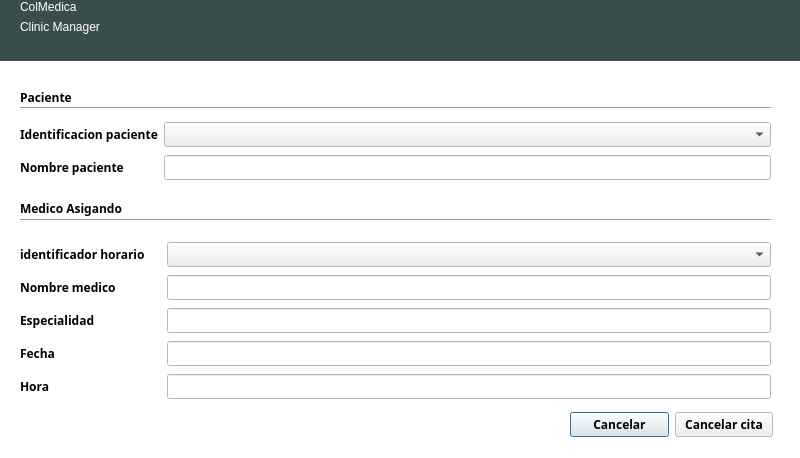
<?xml version="1.0" encoding="UTF-8"?>
<ui version="4.0">
 <class>DialogCancelarCita</class>
 <widget class="QDialog" name="DialogCancelarCita">
  <property name="geometry">
   <rect>
    <x>0</x>
    <y>0</y>
    <width>800</width>
    <height>458</height>
   </rect>
  </property>
  <property name="palette">
   <palette>
    <active>
     <colorrole role="Base">
      <brush brushstyle="SolidPattern">
       <color alpha="255">
        <red>255</red>
        <green>255</green>
        <blue>255</blue>
       </color>
      </brush>
     </colorrole>
     <colorrole role="Window">
      <brush brushstyle="SolidPattern">
       <color alpha="255">
        <red>255</red>
        <green>255</green>
        <blue>255</blue>
       </color>
      </brush>
     </colorrole>
    </active>
    <inactive>
     <colorrole role="Base">
      <brush brushstyle="SolidPattern">
       <color alpha="255">
        <red>255</red>
        <green>255</green>
        <blue>255</blue>
       </color>
      </brush>
     </colorrole>
     <colorrole role="Window">
      <brush brushstyle="SolidPattern">
       <color alpha="255">
        <red>255</red>
        <green>255</green>
        <blue>255</blue>
       </color>
      </brush>
     </colorrole>
    </inactive>
    <disabled>
     <colorrole role="Base">
      <brush brushstyle="SolidPattern">
       <color alpha="255">
        <red>255</red>
        <green>255</green>
        <blue>255</blue>
       </color>
      </brush>
     </colorrole>
     <colorrole role="Window">
      <brush brushstyle="SolidPattern">
       <color alpha="255">
        <red>255</red>
        <green>255</green>
        <blue>255</blue>
       </color>
      </brush>
     </colorrole>
    </disabled>
   </palette>
  </property>
  <property name="windowTitle">
   <string>Cancelar cita</string>
  </property>
  <property name="autoFillBackground">
   <bool>true</bool>
  </property>
  <widget class="QWidget" name="widget" native="true">
   <property name="geometry">
    <rect>
     <x>0</x>
     <y>70</y>
     <width>791</width>
     <height>381</height>
    </rect>
   </property>
   <property name="font">
    <font>
     <family>Ubuntu Condensed</family>
     <weight>75</weight>
     <bold>true</bold>
    </font>
   </property>
   <property name="autoFillBackground">
    <bool>true</bool>
   </property>
   <widget class="QLabel" name="label">
    <property name="geometry">
     <rect>
      <x>20</x>
      <y>20</y>
      <width>58</width>
      <height>15</height>
     </rect>
    </property>
    <property name="text">
     <string>Paciente</string>
    </property>
   </widget>
   <widget class="QWidget" name="layoutWidget_2">
    <property name="geometry">
     <rect>
      <x>20</x>
      <y>50</y>
      <width>751</width>
      <height>62</height>
     </rect>
    </property>
    <layout class="QGridLayout" name="gridLayout">
     <item row="0" column="0">
      <widget class="QLabel" name="labelIdentificacionPaciente">
       <property name="text">
        <string>Identificacion paciente</string>
       </property>
      </widget>
     </item>
     <item row="0" column="1">
      <widget class="QComboBox" name="comboBoxIdentificacionPaciente">
       <property name="font">
        <font>
         <weight>50</weight>
         <bold>false</bold>
        </font>
       </property>
      </widget>
     </item>
     <item row="1" column="0">
      <widget class="QLabel" name="labelNombrePaciente">
       <property name="text">
        <string>Nombre paciente</string>
       </property>
      </widget>
     </item>
     <item row="1" column="1">
      <widget class="QLineEdit" name="lineEditNombrePaciente">
       <property name="font">
        <font>
         <weight>50</weight>
         <bold>false</bold>
        </font>
       </property>
       <property name="dragEnabled">
        <bool>false</bool>
       </property>
       <property name="readOnly">
        <bool>true</bool>
       </property>
      </widget>
     </item>
    </layout>
   </widget>
   <widget class="QLabel" name="label_2">
    <property name="geometry">
     <rect>
      <x>20</x>
      <y>130</y>
      <width>141</width>
      <height>16</height>
     </rect>
    </property>
    <property name="text">
     <string>Medico Asigando</string>
    </property>
   </widget>
   <widget class="QWidget" name="layoutWidget">
    <property name="geometry">
     <rect>
      <x>20</x>
      <y>170</y>
      <width>751</width>
      <height>161</height>
     </rect>
    </property>
    <layout class="QGridLayout" name="gridLayout_2">
     <item row="4" column="0">
      <widget class="QLabel" name="labelHora">
       <property name="text">
        <string>Hora</string>
       </property>
      </widget>
     </item>
     <item row="2" column="1">
      <widget class="QLineEdit" name="lineEditEspecialidad">
       <property name="font">
        <font>
         <weight>50</weight>
         <bold>false</bold>
        </font>
       </property>
       <property name="readOnly">
        <bool>true</bool>
       </property>
      </widget>
     </item>
     <item row="1" column="1">
      <widget class="QLineEdit" name="lineEditNombreMedico">
       <property name="font">
        <font>
         <weight>50</weight>
         <bold>false</bold>
        </font>
       </property>
       <property name="readOnly">
        <bool>true</bool>
       </property>
      </widget>
     </item>
     <item row="2" column="0">
      <widget class="QLabel" name="labelEspecialidad">
       <property name="text">
        <string>Especialidad</string>
       </property>
      </widget>
     </item>
     <item row="0" column="0">
      <widget class="QLabel" name="labelIdentificadorHorario">
       <property name="text">
        <string>identificador horario     </string>
       </property>
      </widget>
     </item>
     <item row="1" column="0">
      <widget class="QLabel" name="labelNombreMedico">
       <property name="text">
        <string>Nombre medico</string>
       </property>
      </widget>
     </item>
     <item row="0" column="1">
      <widget class="QComboBox" name="comboBoxIdentificacionHorario">
       <property name="font">
        <font>
         <weight>50</weight>
         <bold>false</bold>
        </font>
       </property>
      </widget>
     </item>
     <item row="4" column="1">
      <widget class="QLineEdit" name="lineEditHora">
       <property name="font">
        <font>
         <weight>50</weight>
         <bold>false</bold>
        </font>
       </property>
       <property name="readOnly">
        <bool>true</bool>
       </property>
      </widget>
     </item>
     <item row="3" column="1">
      <widget class="QLineEdit" name="lineEditFecha">
       <property name="font">
        <font>
         <weight>50</weight>
         <bold>false</bold>
        </font>
       </property>
       <property name="readOnly">
        <bool>true</bool>
       </property>
      </widget>
     </item>
     <item row="3" column="0">
      <widget class="QLabel" name="labelFecha">
       <property name="text">
        <string>Fecha</string>
       </property>
      </widget>
     </item>
    </layout>
   </widget>
   <widget class="QWidget" name="layoutWidget_3">
    <property name="geometry">
     <rect>
      <x>570</x>
      <y>340</y>
      <width>203</width>
      <height>29</height>
     </rect>
    </property>
    <layout class="QHBoxLayout" name="horizontalLayout">
     <item>
      <widget class="QPushButton" name="pushButtonCancelar">
       <property name="text">
        <string>Cancelar</string>
       </property>
      </widget>
     </item>
     <item>
      <widget class="QPushButton" name="pushButtonAceptar">
       <property name="text">
        <string>Cancelar cita</string>
       </property>
      </widget>
     </item>
    </layout>
   </widget>
   <widget class="Line" name="line_2">
    <property name="geometry">
     <rect>
      <x>20</x>
      <y>30</y>
      <width>751</width>
      <height>16</height>
     </rect>
    </property>
    <property name="orientation">
     <enum>Qt::Horizontal</enum>
    </property>
   </widget>
   <widget class="Line" name="line">
    <property name="geometry">
     <rect>
      <x>20</x>
      <y>140</y>
      <width>751</width>
      <height>20</height>
     </rect>
    </property>
    <property name="orientation">
     <enum>Qt::Horizontal</enum>
    </property>
   </widget>
  </widget>
  <widget class="QWidget" name="widget_2" native="true">
   <property name="geometry">
    <rect>
     <x>0</x>
     <y>0</y>
     <width>801</width>
     <height>61</height>
    </rect>
   </property>
   <property name="palette">
    <palette>
     <active>
      <colorrole role="WindowText">
       <brush brushstyle="SolidPattern">
        <color alpha="255">
         <red>255</red>
         <green>255</green>
         <blue>255</blue>
        </color>
       </brush>
      </colorrole>
      <colorrole role="Base">
       <brush brushstyle="SolidPattern">
        <color alpha="255">
         <red>255</red>
         <green>255</green>
         <blue>255</blue>
        </color>
       </brush>
      </colorrole>
      <colorrole role="Window">
       <brush brushstyle="SolidPattern">
        <color alpha="255">
         <red>57</red>
         <green>77</green>
         <blue>76</blue>
        </color>
       </brush>
      </colorrole>
     </active>
     <inactive>
      <colorrole role="WindowText">
       <brush brushstyle="SolidPattern">
        <color alpha="255">
         <red>255</red>
         <green>255</green>
         <blue>255</blue>
        </color>
       </brush>
      </colorrole>
      <colorrole role="Base">
       <brush brushstyle="SolidPattern">
        <color alpha="255">
         <red>255</red>
         <green>255</green>
         <blue>255</blue>
        </color>
       </brush>
      </colorrole>
      <colorrole role="Window">
       <brush brushstyle="SolidPattern">
        <color alpha="255">
         <red>57</red>
         <green>77</green>
         <blue>76</blue>
        </color>
       </brush>
      </colorrole>
     </inactive>
     <disabled>
      <colorrole role="WindowText">
       <brush brushstyle="SolidPattern">
        <color alpha="255">
         <red>159</red>
         <green>158</green>
         <blue>158</blue>
        </color>
       </brush>
      </colorrole>
      <colorrole role="Base">
       <brush brushstyle="SolidPattern">
        <color alpha="255">
         <red>57</red>
         <green>77</green>
         <blue>76</blue>
        </color>
       </brush>
      </colorrole>
      <colorrole role="Window">
       <brush brushstyle="SolidPattern">
        <color alpha="255">
         <red>57</red>
         <green>77</green>
         <blue>76</blue>
        </color>
       </brush>
      </colorrole>
     </disabled>
    </palette>
   </property>
   <property name="autoFillBackground">
    <bool>true</bool>
   </property>
   <widget class="QWidget" name="widget_3" native="true">
    <property name="geometry">
     <rect>
      <x>590</x>
      <y>10</y>
      <width>41</width>
      <height>41</height>
     </rect>
    </property>
    <property name="contextMenuPolicy">
     <enum>Qt::NoContextMenu</enum>
    </property>
    <property name="autoFillBackground">
     <bool>false</bool>
    </property>
    <property name="styleSheet">
     <string notr="true">image: url(:/Iconos/user_big.png);</string>
    </property>
   </widget>
   <widget class="QWidget" name="layoutWidget_4">
    <property name="geometry">
     <rect>
      <x>20</x>
      <y>0</y>
      <width>161</width>
      <height>61</height>
     </rect>
    </property>
    <layout class="QFormLayout" name="formLayout_4">
     <item row="0" column="0">
      <widget class="QLabel" name="label_7">
       <property name="styleSheet">
        <string notr="true">font: 30pt &quot;Ubuntu Condensed&quot;;
color: rgb(255, 255, 255);</string>
       </property>
       <property name="text">
        <string>ColMedica</string>
       </property>
      </widget>
     </item>
     <item row="1" column="0">
      <widget class="QLabel" name="label_8">
       <property name="text">
        <string>Clinic Manager</string>
       </property>
      </widget>
     </item>
    </layout>
   </widget>
  </widget>
 </widget>
 <resources/>
 <connections/>
</ui>
